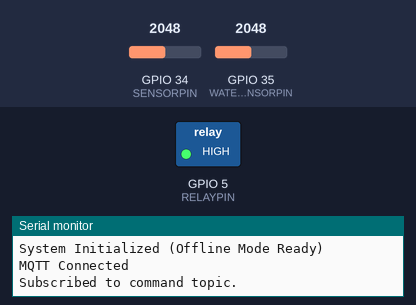
The program below on a simulated ESP32. Parts: switched loads named in the program (green lamp = pin HIGH), the last lines printed to the serial monitor. The test bench sets the inputs (shaded band); at power-on: GPIO 34 (SENSORPIN) = 2048, GPIO 35 (WATERSENSORPIN) = 2048. WiFi joins after 1.5 s; servers stay silent unless stated; storage starts empty; random numbers use the default seed unless the program sets one; no MQTT or app messages arrive unless stated.

Above: at 1.2 s.
1.3 s: GPIO 34 (SENSORPIN) set to 3006
6.5 s: GPIO 34 (SENSORPIN) set to 3104
At 11.0 s:
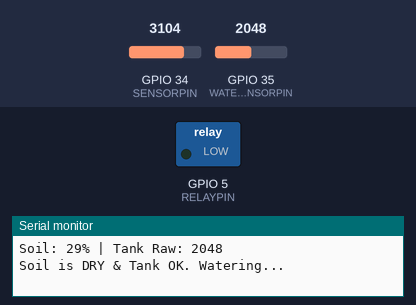
18.5 s: GPIO 35 (WATERSENSORPIN) set to 2942
21.5 s: GPIO 35 (WATERSENSORPIN) set to 3061
Timing chart, 0 to 24.5 s (numbered marks = the images above; inputs shaded):
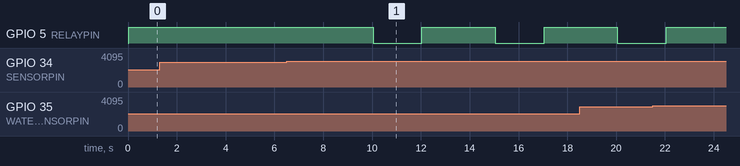

Measured:
- the behaviour switches between 3076 and 3077 on GPIO 34 (SENSORPIN) (found by bisection; images 0 and 1)
- after the input at 6.5 s, GPIO 5 (RELAYPIN): alternates HIGH for 3.0 s and LOW for 2.0 s, starting after 3.5 s

The program:

main.cpp
```cpp
#include "main.h"

ConfigLoader configLoader;
NetworkHandler networkHandler;
PlantController plantController(SENSORPIN, WATERSENSORPIN, RELAYPIN, MINVOLTAGEOFSENSOR, MAXVOLTAGEOFSENSOR, LOWERTHRESHOLD, HIGHERTHRESHOLD);MqttHandler mqttHandler;

// const char* commandTopic = "uni/project/smartplant/command";

void mqttCallback(char* topic, byte* payload, unsigned int length) {
    String message;
    for (unsigned int i = 0; i < length; i++) {
        message += (char)payload[i];
    }
    Serial.print("Command received: ");
    Serial.println(message);
    plantController.handleCommand(message);
}

void setup() {
    Serial.begin(115200);

    if (configLoader.begin()) {
        configLoader.loadCredentials("/wifi_creds.csv");
    }

    networkHandler.connect(configLoader.ssid, configLoader.password);

    plantController.begin();
    mqttHandler.setCallback(mqttCallback);
    mqttHandler.setup();

    Serial.println("System Initialized (Offline Mode Ready)");
}

void loop() {
    networkHandler.checkConnection();
    mqttHandler.loop();
    // plantController.process();

    if (WiFi.status() == WL_CONNECTED) {
        mqttHandler.loop();
    }

    unsigned long currentMillis = millis();

    if (currentMillis - previousMillis >= interval) {
        previousMillis = currentMillis;

        plantController.process();

        String jsonMsg = "{\"moisture\": " + String(plantController.lastMoisture) +
                                ", \"empty\": " + (plantController.isTankEmpty ? "true" : "false") + "}";
        if (WiFi.status() == WL_CONNECTED) {
            Serial.print("Sending to Server: ");
            Serial.println(jsonMsg);
            mqttHandler.publish(jsonMsg);
        } else {
            Serial.println("Offline Mode: Data processed but not sent.");
        }
    }
    // delay(1000 * 1 * 2);
}
```

MqttHandler.h
```cpp
#ifndef MQTTHANDLER_H
#define MQTTHANDLER_H

#include <WiFi.h>
#include <PubSubClient.h>

class MqttHandler {
private:
    const char* mqtt_server = "test.mosquitto.org";
    const char* topic_data = "uni/project/smartplant/data";
    const char* topic_command = "uni/project/smartplant/command";
    WiFiClient espClient;
    PubSubClient client;
    String clientId;

public:
    MqttHandler();
    void setup();
    void loop();
    void publish(String message);
    void setCallback(std::function<void(char*, uint8_t*, unsigned int)> callback);
};

#endif
```

NetworkHandler.h
```cpp
#ifndef NETWORKHANDLER_H
#define NETWORKHANDLER_H

#include <WiFi.h>

class NetworkHandler {
public:
    void connect(String ssid, String password);
    void checkConnection();
};

#endif
```

PlantController.h
```cpp
#ifndef PLANTCONTROLLER_H
#define PLANTCONTROLLER_H

#include <Arduino.h>
#include <ArduinoJson.h>

class PlantController {
private:
    int sensorPin;
    int waterSensorPin;
    int relayPin;
    int dryValue;
    int wetValue;
    int lowThreshold;
    int highThreshold;

public:
    int lastMoisture = 0;
    bool isTankEmpty = false;
    int pumpDuration = 2000;
    PlantController(int sPin, int wPin, int rPin, int dry, int wet, int lowTh, int highTh);
    void updateThresholds(int low, int high);
    void begin();
    void process();
    void handleCommand(String jsonCommand);
};

#endif
```

main.h
```cpp
#include <Arduino.h>
#include "ConfigLoader.h"
#include "NetworkHandler.h"
#include "PlantController.h"
#include "MqttHandler.h"

int SENSORPIN = 34;
int RELAYPIN = 5;
int MINVOLTAGEOFSENSOR = 4095;
int MAXVOLTAGEOFSENSOR = 700;
int LOWERTHRESHOLD = 30;
int HIGHERTHRESHOLD = 70;

unsigned long previousMillis = 0;
const long interval = 5000;

int WATERSENSORPIN = 35;
```

MqttHandler.cpp
```cpp
#include "MqttHandler.h"

MqttHandler::MqttHandler() : client(espClient) {
    clientId = "ESP32-" + String(random(0xffff), HEX);
}

void MqttHandler::setup() {
    client.setServer(mqtt_server, 1883);
}

void MqttHandler::publish(String message) {
    if (!client.connected()) {
        Serial.print("Connecting to MQTT...");
        if (client.connect(clientId.c_str())) {
            Serial.println("connected");
        } else {
            Serial.print("failed, rc=");
            Serial.println(client.state());
            return;
        }
    }
    client.publish(topic_data, message.c_str());
}

void MqttHandler::loop() {
    if (!client.connected()) {
        client.connect(clientId.c_str());
        if (client.connect(clientId.c_str())) {
            Serial.println("MQTT Connected");
            client.subscribe("uni/project/smartplant/command");
        client.subscribe(topic_command);
            Serial.println("Subscribed to command topic.");

        } else {
            Serial.print("failed, rc=");
            Serial.print(client.state());
            Serial.println(" try again in 5 seconds");
            delay(5000);
            return;
        }
    }
    client.loop();
}

void MqttHandler::setCallback(std::function<void(char*, uint8_t*, unsigned int)> callback) {
    client.setCallback(callback);
}
```

NetworkHandler.cpp
```cpp
#include "NetworkHandler.h"

void NetworkHandler::connect(String ssid, String password) {
    Serial.print("Connecting to WiFi: ");
    Serial.println(ssid);

    WiFi.begin(ssid.c_str(), password.c_str());
}

void NetworkHandler::checkConnection() {
    if(WiFi.status() != WL_CONNECTED) {
        static unsigned long lastLog = 0;
        if (millis() - lastLog > 5000) {
            lastLog = millis();
            Serial.println("WiFi Disconnected. Reconnecting in background...");
            WiFi.reconnect();
        }
    }
}
```

PlantController.cpp
```cpp
#include "PlantController.h"

PlantController::PlantController(int sPin, int wPin, int rPin, int dry, int wet, int lowTh, int highTh) {
    sensorPin = sPin;
    waterSensorPin = wPin; // *** جدید ***
    relayPin = rPin;
    dryValue = dry;
    wetValue = wet;
    lowThreshold = lowTh;
    highThreshold = highTh;
}

void PlantController::begin() {
    pinMode(sensorPin, INPUT);
    pinMode(waterSensorPin, INPUT);
    pinMode(relayPin, OUTPUT);
    digitalWrite(relayPin, HIGH);
}

void PlantController::process() {
    long sum = 0;
    for (int i = 0; i < 20; i++) {
        sum += analogRead(sensorPin);
        delay(2);
    }
    int avgSoil = sum / 20;
    int soilPercent = map(avgSoil, dryValue, wetValue, 0, 100);
    soilPercent = constrain(soilPercent, 0, 100);
    lastMoisture = soilPercent;

    int waterRaw = analogRead(waterSensorPin);

    if (waterRaw > 3000) {
        isTankEmpty = true;
    } else {
        isTankEmpty = false;
    }

    Serial.print("Soil: "); Serial.print(soilPercent); Serial.print("% | ");
    Serial.print("Tank Raw: "); Serial.print(waterRaw);
    if(isTankEmpty) Serial.print(" (EMPTY!)");
    Serial.println();

    if (soilPercent < lowThreshold) {
        if (isTankEmpty) {
            Serial.println("Error: Soil is DRY but Tank is EMPTY! Pump blocked.");
        } else {
            Serial.println("Soil is DRY & Tank OK. Watering...");
            digitalWrite(relayPin, LOW);
            delay(pumpDuration);
            digitalWrite(relayPin, HIGH);
            Serial.println("Pump finished.");
            delay(2000);
        }
    }
    else if (soilPercent > highThreshold) {
        digitalWrite(relayPin, HIGH);
    }
}

    void PlantController::updateThresholds(int low, int high) {
    lowThreshold = low;
    highThreshold = high;
    Serial.print("New Thresholds Set -> Low: ");
    Serial.print(low);
    Serial.print(", High: ");
    Serial.println(high);
}

void PlantController::handleCommand(String jsonCommand) {
    StaticJsonDocument<200> doc;
    DeserializationError error = deserializeJson(doc, jsonCommand);
    if (error) return;

    if (doc.containsKey("low") && doc.containsKey("high")) {
        lowThreshold = doc["low"];
        highThreshold = doc["high"];
    }

    if (doc.containsKey("pTime")) {
        pumpDuration = doc["pTime"];
        Serial.print("New Pump Duration: ");
        Serial.println(pumpDuration);
    }
}
```

ConfigLoader.h
```cpp
#ifndef CONFIGLOADER_H
#define CONFIGLOADER_H

#include <Arduino.h>
#include <LittleFS.h>

class ConfigLoader {
public:
    String ssid;
    String password;

    bool begin();
    bool loadCredentials(const char* filename);
};

#endif
```

ConfigLoader.cpp
```cpp
#include "ConfigLoader.h"

bool ConfigLoader::begin() {

    if (!LittleFS.begin(true)) {
        Serial.println("Error mounting LittleFS");
        return false;
    }
    return true;
}

bool ConfigLoader::loadCredentials(const char* filename) {
    File file = LittleFS.open(filename, "r");
    if (!file) {
        Serial.println("Failed to open config file");
        return false;
    }

    String line = file.readStringUntil('\n');
    file.close();

    line.trim();

    int commaIndex = line.indexOf(',');
    if (commaIndex == -1) {
        Serial.println("Invalid CSV format");
        return false;
    }

    ssid = line.substring(0, commaIndex);
    password = line.substring(commaIndex + 1);

    Serial.println("Config Loaded from CSV.");
    return true;
}
```
